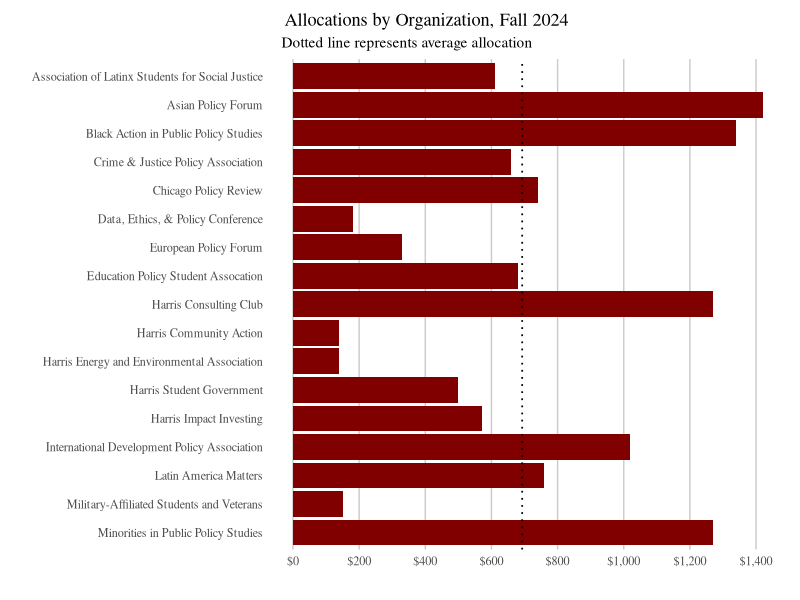
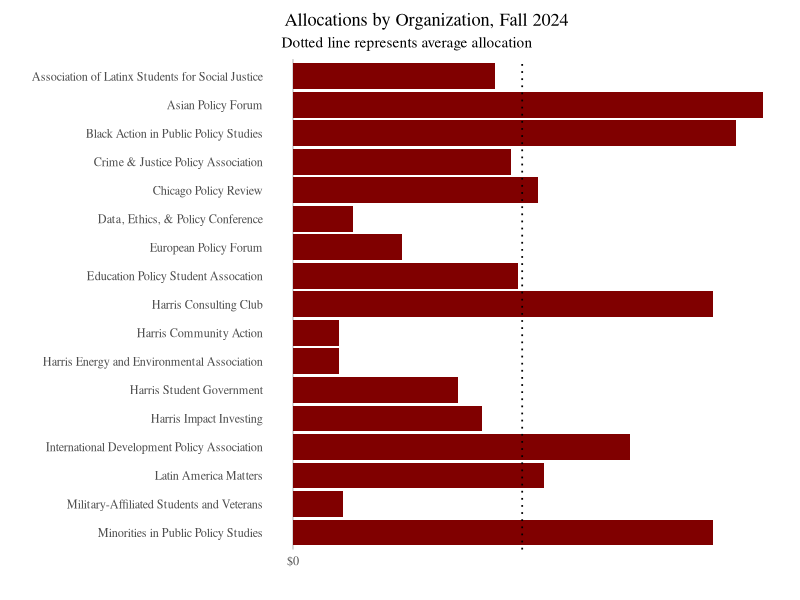
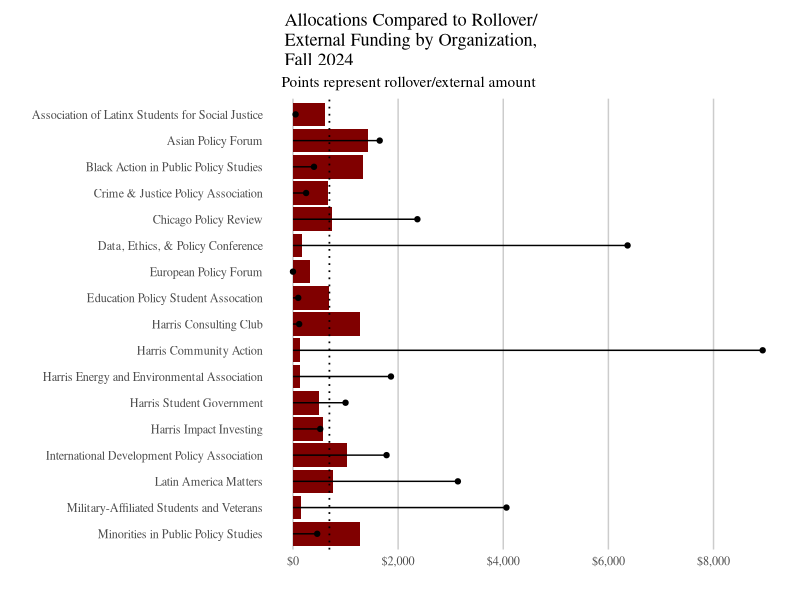
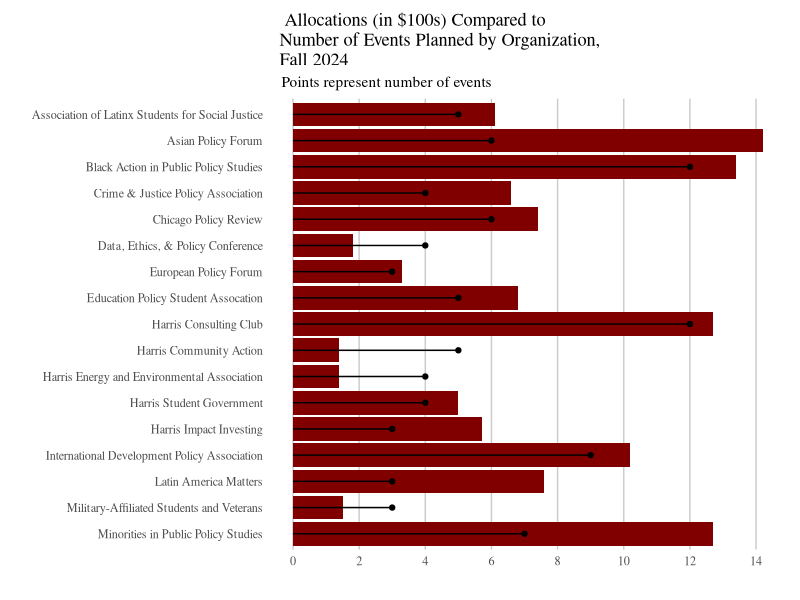

The R script that drew these images, in order: (Note: this script raises an error after producing the figures.)
## ---- chunk 1
knitr::opts_chunk$set(echo = F, warning = F,message = F)
library(tidyverse)
## ---- chunk 2
df = read.csv("2024.csv")
hours = read.csv("hours.csv")

df <- df %>%
  group_by(org) %>%
  mutate(
    totalrequested=sum(amount),
    org=str_wrap(org,60)
  ) %>%
  ungroup() %>%
  mutate(
    org=factor(org,levels=rev(unique(org)),ordered=T)
  )

style <- function(p,dist=200,dollars=T) {
  p <- p  +
    xlab("") +
    ylab("") +
    coord_flip() +
    theme_classic(base_family = "serif") +
    theme(
      axis.line.y=element_blank(),
      axis.ticks.y=element_blank(),
      axis.line.x=element_blank(),
      axis.ticks.x=element_blank(),
      panel.grid.major.x=element_line(color="gray80"),
      plot.margin=unit(c(10,10,10,10), "pt")
    )
  
  if (dollars) {
    p <- p +
    scale_y_continuous(
      breaks = seq(0,50000,by=dist),
      labels = scales::dollar_format()
    )
  }

  return(p)
}
## ---- chunk 3
p <- df %>%
  group_by(org) %>%
  summarize(total=mean(totalreceived)) %>%
  ggplot(aes(org,total)) +
  geom_bar(stat="identity",show.legend=F,fill="#800000") +
  labs(
    title="   Allocations by Organization, Fall 2024",
    subtitle="   Dotted line represents average allocation"
  ) +
  geom_hline(
    yintercept=mean(summarize(group_by(df,org),m=mean(totalreceived,na.rm=T))[["m"]],na.rm=T),
    linetype="dotted",
    size=.6
  )

style(p)
## ---- chunk 4
rollover <- df %>%
  group_by(org) %>%
  summarize(rollover=mean(totalrollover))
  
style(p,2000)
p <- df %>%
  group_by(org) %>%
  summarize(total=mean(totalreceived)) %>%
  ggplot() +
  geom_bar(aes(org,total),
           stat="identity",show.legend=F,fill="#800000") +
  geom_segment(aes(x = org, xend = org, y = 0, yend = rollover$rollover)) +
  geom_point(aes(org,rollover$rollover)) +
  labs(
    title="   Allocations Compared to Rollover/\n   External Funding by Organization,\n   Fall 2024",
    subtitle="   Points represent rollover/external amount"
  ) +
  geom_hline(
    yintercept=mean(summarize(group_by(df,org),m=mean(totalreceived,na.rm=T))[["m"]],na.rm=T),
    linetype="dotted",
    size=.6
  )

style(p,dist=2000)
## ---- chunk 5
nevents <- df %>%
  group_by(org) %>%
  summarize(total=mean(nevents)) 

p <- df %>%
  group_by(org) %>%
  summarize(total=mean(totalreceived)) %>%
  ggplot() +
  geom_bar(aes(org,total/100),stat="identity",show.legend=F,fill="#800000") +
  geom_segment(aes(x = org, xend = org, y = 0, yend = nevents$total)) +
  geom_point(aes(org,nevents$total)) +
  labs(
    title="   Allocations (in $100s) Compared to\n  Number of Events Planned by Organization,\n  Fall 2024",
    subtitle="   Points represent number of events"
  )

style(p,dollars=F) +
  scale_y_continuous(breaks=seq(0,20,2))
## ---- chunk 6
# if we don't know how much they spent, assume received plus some rollover
df[is.na(df$actual),"actual"] <- df[is.na(df$actual),"totalreceived"] + df[is.na(df$actual),"externalreceived"] + round(df[is.na(df$actual),"totalrollover"] * .2)
## ---- chunk 7
# recalculate total requested for only those events held
df <- df %>%
  filter(actual!=0) %>%
  group_by(org) %>%
  mutate(totalrequested=sum(amount,na.rm=T))

# cap actual spent by amount we granted
df <- mutate(df,actualhsg=min(totalreceived,actual))
## ---- chunk 8
p <- df %>%
  group_by(org,category) %>%
  summarize(
    # we are missing detailed information for actual spending, so impute:
    # scale the amount requested by actual spending
    adjusted=sum(amount,na.rm=T)/mean(totalrequested,na.rm=T)*mean(actualhsg,na.rm=T)
  ) %>%
  group_by(category) %>%
  summarize(adjusted=round(sum(adjusted,na.rm=T))) %>%
  filter(!is.na(adjusted),category!="") %>%
  mutate(
    category=fct_reorder(str_to_sentence(category), adjusted)
  ) %>%
  ggplot(aes(category,adjusted)) +
  geom_bar(stat="identity",show.legend=F,fill="#800000") +
  labs(title="    HSG Funds Spending by Event Type, Fall 2024",
       subtitle="     Estimated from amount requested per category")

style(p,dist=1000)
## ---- chunk 9
p <- df %>%
  group_by(org,type) %>%
  summarize(
    # scale the amount requested by 
    adjusted=sum(amount,na.rm=T)/mean(totalrequested,na.rm=T)*mean(actualhsg,na.rm=T)
  ) %>%
  group_by(type) %>%
  summarize(adjusted=round(sum(adjusted,na.rm=T))) %>%
  filter(!is.na(adjusted),type!="") %>%
  mutate(
    type=fct_reorder(str_to_sentence(type), adjusted)
  ) %>%
  ggplot(aes(type,adjusted)) +
  geom_bar(stat="identity",show.legend=F,fill="#800000") +
  labs(title="    HSG Funds Spending by Item Type, Fall 2024",
       subtitle="     Estimated from amount requested per item type")

style(p,dist=2000)
